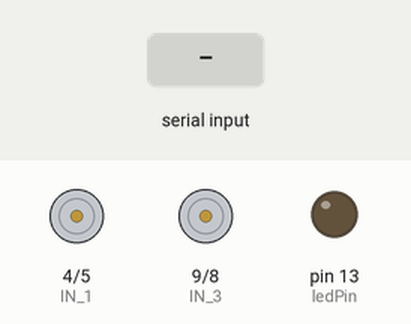
This sketch was run on a simulated Arduino Uno, built with avr-gcc and run on an emulated ATmega328P. Shown: motor-driver pin pairs drawn as motors (green arrow = first pin HIGH = forward, orange = second pin HIGH = backward, longer = more drive, scaled by the enable pin), output pins drawn as LEDs (lit = HIGH). The inputs (shaded band) are chosen by the test bench.

Above: at 1.2 s.
1.3 s: "F" received over the second serial link
At 2.1 s:
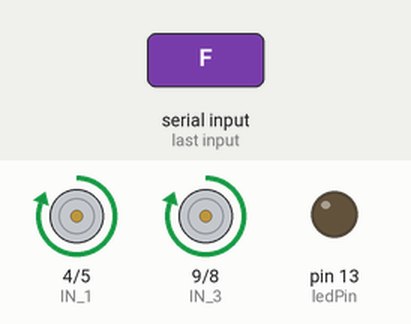
2.8 s: "B" received over the second serial link
At 3.2 s:
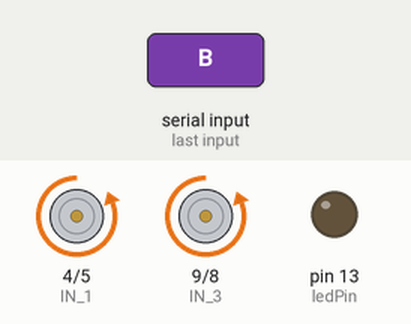
4.3 s: "L" received over the second serial link
At 5.5 s:
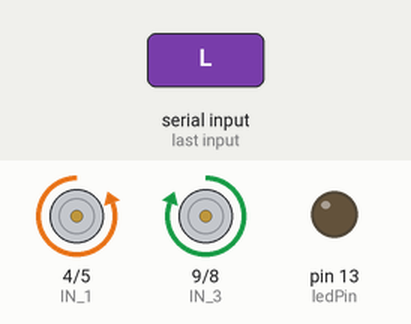
5.8 s: "R" received over the second serial link
At 6.7 s:
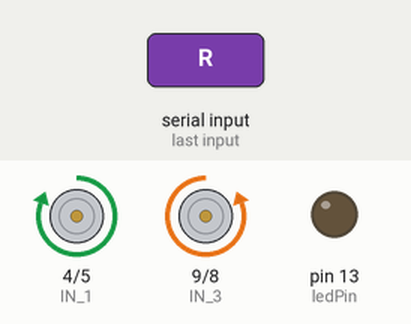
7.3 s: "G" received over the second serial link
At 7.8 s:
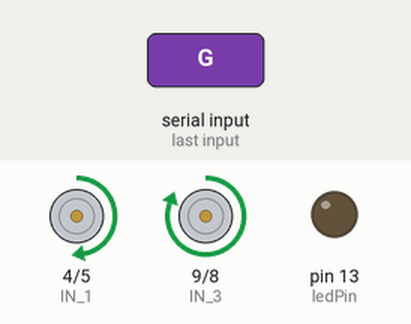
8.8 s: "I" received over the second serial link
At 10.2 s:
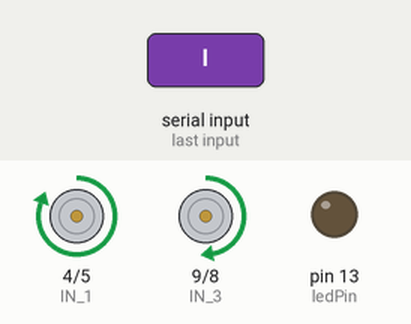
Timing chart, 0 to 11.3 s (numbered marks = the images above; inputs shaded):
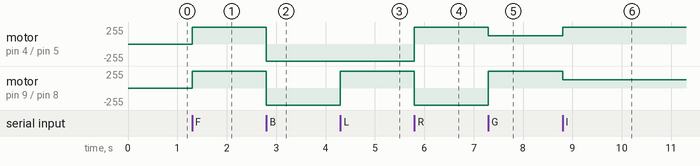

The sketch:

tp3.ino
```cpp
#include <SoftwareSerial.h>

// Configuración de pines para el módulo Bluetooth
SoftwareSerial bluetooth(11, 13);  // RX, TX

// Pin del LED interno
const int ledPin = 13;

// Definición de pines para el motor
#define EN_A 6
#define IN_1 4
#define IN_2 5
// Definición de pines para el segundo motor
#define EN_B 10
#define IN_3 9
#define IN_4 8

// Función para controlar el motor
void setMotor(int speed, int in1, int in2, int ena) {
    if (speed > 0) {
        // Movimiento hacia adelante
        digitalWrite(in1, HIGH);
        digitalWrite(in2, LOW);
    } else if (speed < 0) {
        // Movimiento hacia atrás
        digitalWrite(in1, LOW);
        digitalWrite(in2, HIGH);
        speed = -speed;  // Convertir a positivo para PWM
    } else {
        // Detener el motor
        digitalWrite(in1, LOW);
        digitalWrite(in2, LOW);
    }

    // Aplicar velocidad con PWM
    analogWrite(ena, constrain(map(speed, 0, 100, 0, 255), 0, 255));
}

void setMotors(int speed1, int speed2) {
    setMotor(speed1, IN_1, IN_2, EN_A);
    setMotor(speed2, IN_3, IN_4, EN_B);
}

void setup() {
    // Inicializar comunicación serial
    Serial.begin(9600);
    bluetooth.begin(9600);

    // Configurar el pin del LED como salida
    pinMode(ledPin, OUTPUT);
    // Configurar el pin de habilitación del motor como salida
    pinMode(EN_A, OUTPUT);
    pinMode(IN_1, OUTPUT);
    pinMode(IN_2, OUTPUT);
    pinMode(EN_B, OUTPUT);
    pinMode(IN_3, OUTPUT);
    pinMode(IN_4, OUTPUT);
}

void loop() {
    if (!bluetooth.available()) return;  // Si no hay datos, salir de la función
    char command = bluetooth.read();     // Leer el comando recibido
    switch (command) {
        case 'F':  // Avanzar
            setMotors(100, 100);
            break;
        case 'B':  // Retroceder
            setMotors(-100, -100);
            break;
        case 'S':  // Detener
            setMotors(0, 0);
            break;
        case 'L':  // Girar a la izquierda
            setMotors(-100, 100);
            break;
        case 'R':  // Girar a la derecha
            setMotors(100, -100);
            break;
        case 'G':  // Avanzar hacia la izquierda
            setMotors(50, 100);
            break;
        case 'I':  // Avanzar hacia la derecha
            setMotors(100, 50);
            break;
        case 'H':  // Retroceder hacia la izquierda
            setMotors(-50, -100);
            break;
        case 'J':  // Backward Right
            setMotors(-100, -50);
            break;
        default:
            break;
    }
}
```

Measured:
- after the input at 1.3 s, motor on pin 4 (IN_1) / pin 5 (IN_2), motor on pin 9 (IN_3) / pin 8 (IN_4): stopped → forward 255/255 at once
- after the input at 2.8 s, motor on pin 4 (IN_1) / pin 5 (IN_2), motor on pin 9 (IN_3) / pin 8 (IN_4): forward 255/255 → backward 255/255 at once
- after the input at 4.3 s, motor on pin 9 (IN_3) / pin 8 (IN_4): backward 255/255 → forward 255/255 at once
- after the input at 5.8 s, motor on pin 4 (IN_1) / pin 5 (IN_2): backward 255/255 → forward 255/255 at once; motor on pin 9 (IN_3) / pin 8 (IN_4): forward 255/255 → backward 255/255 at once
- after the input at 7.3 s, motor on pin 4 (IN_1) / pin 5 (IN_2): forward 255/255 → forward 127/255 at once; motor on pin 9 (IN_3) / pin 8 (IN_4): backward 255/255 → forward 255/255 at once
- after the input at 8.8 s, motor on pin 4 (IN_1) / pin 5 (IN_2): forward 127/255 → forward 255/255 at once; motor on pin 9 (IN_3) / pin 8 (IN_4): forward 255/255 → forward 127/255 at once
